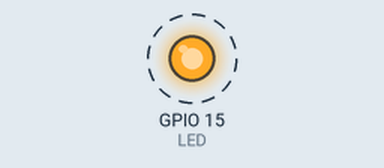
This program was run on a simulated Raspberry Pi (BCM pin numbers). On the bench: output pins drawn as LEDs (lit = HIGH). Dashed ring = blinking.

Above: at 0.5 s.
Timing chart, 0 to 4.6 s (numbered marks = the images above):
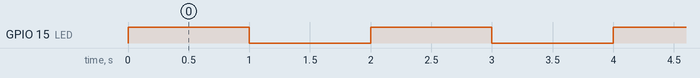

The program:

flash.py
```python
# flash.py - flash an LED
# Part of the Alarm System project
# Written by David Whale 2014

import RPi.GPIO as GPIO
import time

LED = 15

GPIO.setmode(GPIO.BCM)
GPIO.setup(LED, GPIO.OUT)

while True:
	GPIO.output(LED, True)
	time.sleep(1)
	GPIO.output(LED, False)
	time.sleep(1)

# END
```

Measured:
- by itself, GPIO 15 (LED): alternates HIGH for 1.0 s and LOW for 1.0 s
